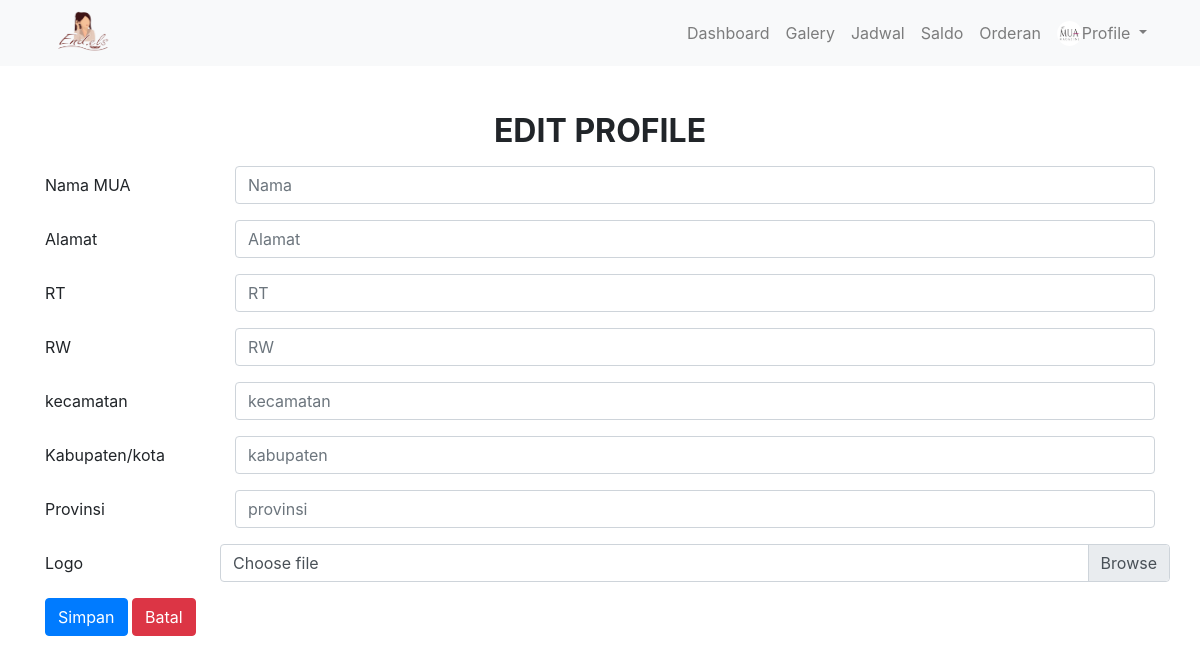
Page /index.php/muach/ubah_profile on the earlier database version.
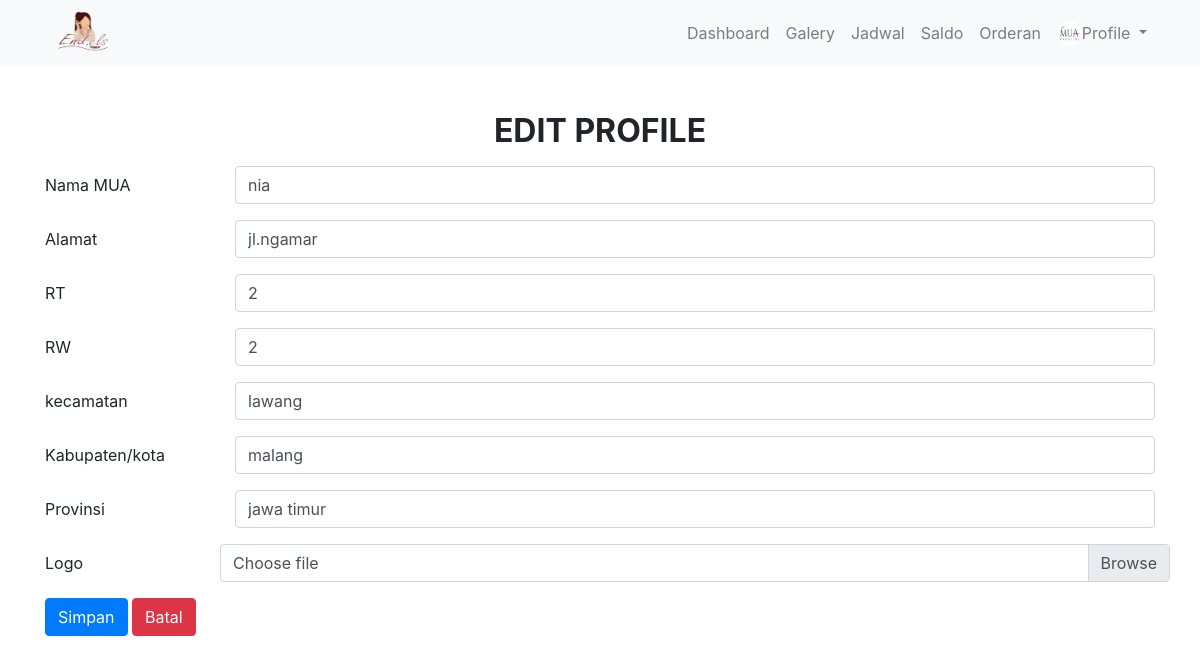
Same page on the later database version.
### tables this page shows
CREATE TABLE `mua` (
  `id_mua` int(11) NOT NULL,
  `nama_mua` varchar(255) NOT NULL,
  `harga` int(11) NOT NULL,
  `foto` varchar(255) NOT NULL,
  `alamat` varchar(255) NOT NULL,
  `rt` int(11) NOT NULL,
  `rw` int(11) NOT NULL,
  `kecamatan` varchar(128) NOT NULL,
  `kabupaten` varchar(128) NOT NULL,
  `provinsi` varchar(128) NOT NULL,
  `email` varchar(255) NOT NULL,
  `password` varchar(255) NOT NULL,
  `buka` enum('0','1') NOT NULL DEFAULT '1'
);

### application/controllers/muach.php (called while the page is built, shortened)
<?php
class Muach extends CI_Controller {
	public function __construct()
	{
		$this->load->model('M_Acara', '', TRUE);
	}
	public function ubah_profile()
	{
		$id=1;
		$data['profil']=$this->M_Acara->profil_mua($id);
		$this->load->view('template/mua_header');
		$this->load->view('mua/edit_profile',$data);
		$this->load->view('template/mua_footer');
	}
}

### index.php (called while the page is built, shortened)
<?php
require_once BASEPATH.'core/CodeIgniter.php';

### application/models/M_Acara.php (called while the page is built, shortened)
<?php
class M_Acara extends CI_Model
{
	public function profil_mua($id){
		$this->db->select('*');
		$this->db->from('mua');
		$this->db->where('id_mua',$id);
		$query = $this->db->get();
		return $query->row_array();
	}
}

### application/views/mua/edit_profile.php (the view, shortened to what this page needs)
<div class="container mt-5">
	<h2><p class="text-center text-uppercase font-weight-bold">Edit profile</p></h2>
	<form  action="<?= base_url('muach/edit_mua/').$profil["id_mua"];?>" method="POST" enctype="multipart/form-data">
		<div class="form-group row">
			<label for="nama" class="col-sm-2 col-form-label">Nama MUA</label>
			<div class="col-sm-10">
				<input type="text" class="form-control" name="nama" id="nama" placeholder="Nama" value="<?= $profil['nama_mua']; ?>">
			</div>
		</div>
		<div class="form-group row">
			<label for="alamat" class="col-sm-2 col-form-label">Alamat</label>
			<div class="col-sm-10">
				<input type="text" class="form-control" name="alamat" id="alamat" placeholder="Alamat" value="<?= $profil['alamat']; ?>">
			</div>
		</div>
		<div class="form-group row">
			<label for="rt" class="col-sm-2 col-form-label">RT</label>
			<div class="col-sm-10">
				<input type="number" class="form-control" name="rt" id="rt" placeholder="RT" value="<?= $profil['rt']; ?>">
			</div>
		</div>
		<div class="form-group row">
			<label for="rw" class="col-sm-2 col-form-label">RW</label>
			<div class="col-sm-10">
				<input type="number" class="form-control" name="rw" id="rw" placeholder="RW" value="<?= $profil['rw']; ?>">
			</div>
		</div>
		<div class="form-group row">
			<label for="kecamatan" class="col-sm-2 col-form-label" >kecamatan</label>
			<div class="col-sm-10">
				<input type="text" class="form-control" name="kecamatan" id="kecamatan" placeholder="kecamatan" value="<?= $profil['kecamatan']; ?>">
			</div>
		</div>
		<div class="form-group row">
			<label for="kabupaten" class="col-sm-2 col-form-label">Kabupaten/kota</label>
			<div class="col-sm-10">
				<input type="text" class="form-control" name="kabupaten" id="kabupaten" placeholder="kabupaten" value="<?= $profil['kabupaten']; ?>">
			</div>
		</div>
		<div class="form-group row">
			<label for="provinsi" class="col-sm-2 col-form-label">Provinsi</label>
			<div class="col-sm-10">
				<input type="text" class="form-control" name="provinsi" id="provinsi" placeholder="provinsi" value="<?= $profil['provinsi']; ?>">
			</div>
		</div>
		<div class="form-group row">
			<label for="logo" class="col-sm-2 col-form-label">Logo</label>
			<div class="col-sm-10">
				<label class="custom-file-label" for="logo">Choose file</label>
			</div>
		</div>
		<div class="form-group row">
			<div class="col-sm-10">
				<button type="submit" class="btn btn-primary">Simpan</button>
				<button type="cancel" class="btn btn-danger" onclick="window.history.go(-1); return false;">Batal</button>
			</div>
		</div>
	</form>
</div>

Differences in the rows shown:
added mua: nama "nia", alamat "jl.ngamar", rt "2", rw "2", kecamatan "lawang", kabupaten "malang", provinsi "jawa timur"
